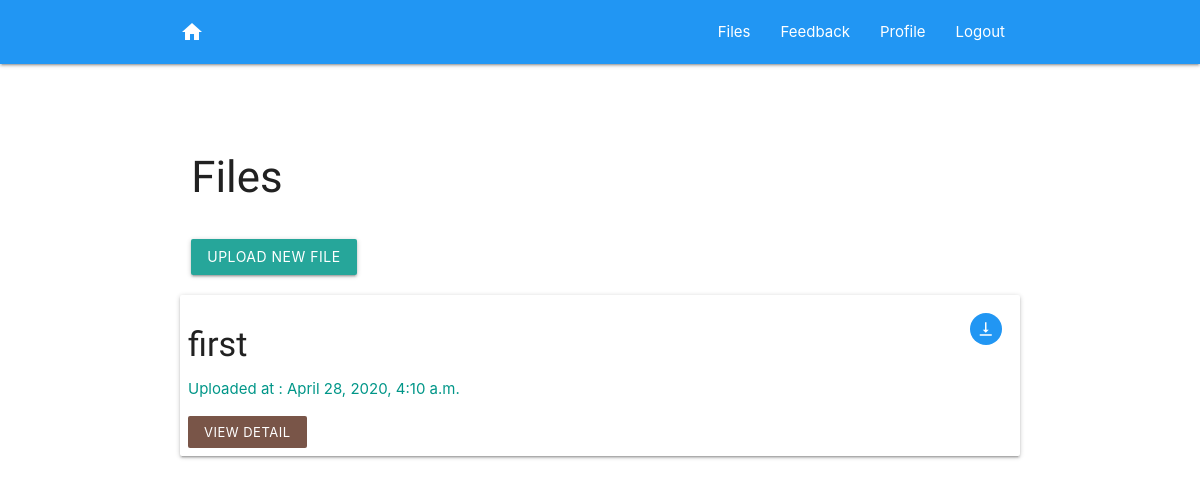
The page /files/ (signed in) on the database as committed earlier.
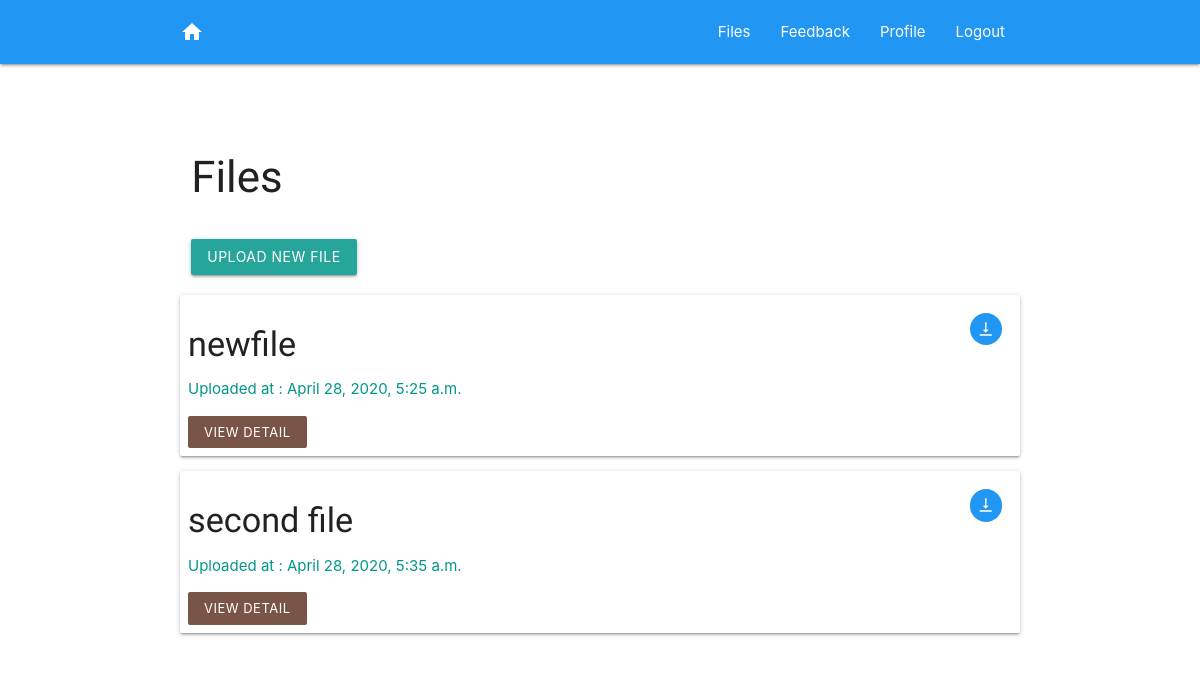
The same page on the database as committed later.
### encryptedfile/models.py (models this page shows, shortened)
class EncryptedFile(models.Model):
    user= models.ForeignKey(MyUser, on_delete=models.CASCADE)
    file_name=models.CharField(max_length=100)
    file_password = models.CharField(max_length=255)
    file_key = models.BinaryField(editable=False,max_length=255)
    file_url = models.FileField(upload_to=user_file_upload)
    created_at = models.DateTimeField(auto_now_add=True)

### encryptedfile/views.py (the view)
# urls.py: path('', views.FileListView.as_view(), name='file_list'),
class FileListView(LoginRequiredMixin,ListView):
    model = EncryptedFile
    template_name="encryptedfile/file_list.html"
    def get_queryset(self, *args, **kwargs):
        queryset = super().get_queryset()
        queryset = queryset.filter(user = self.request.user)
        return queryset

### encryptedfile/templates/encryptedfile/file_list.html (shortened to what this page needs)
{% extends 'base/base.html' %}
{% block content %}
    <section>
        {% include 'base/second_navbar.html' %}
        <div class="container mt-5">
            <div class="row">
                <div class="col">
                    <h3> Files </h3>
                </div>
            </div>
            <div class="row">
                <div class="col">
                    <a href="{% url 'add_file' %}" class="btn">upload new file</a>
                </div>
            </div>
            <div class="row">
                {% for encryptedfile in encryptedfile_list %}
                    <div class="col-lg-12 image-card">
                        <div class="row card">
                            <div class="col s6 " style="padding: 8px">
                                <h4>{{ encryptedfile.file_name }}</h4>
                                <p class="teal-text">Uploaded at : {{ encryptedfile.created_at }}</p>
                                <a href="{% url 'file_detail' pk=encryptedfile.id %}" class="btn btn-flat white-text btn-small brown">view detail</a>
                            </div>
                            <div class="col s6" style="padding: 18px">
                                <div class="right-align">
                                    <a data-id="{{ encryptedfile.id }}" id="dowload-btn" class="btn-floating btn-flat btn-small blue waves-effect waves-light ">
                                        <i class="material-icons">vertical_align_bottom</i></a>
                                </div>
                            </div>
                        </div>
                    </div>
                {% endfor %}
            </div>
        </div>
    </section>
{% endblock %}

### templates/base/base.html (shortened to what this page needs)
<!DOCTYPE html>
{% load static %}
<html>
<head>
	<link rel="stylesheet" href="https://cdnjs.cloudflare.com/ajax/libs/materialize/1.0.0/css/materialize.min.css">
	<link rel="stylesheet" href="{% static 'css/style.css' %}" type="text/css" media="screen" title="no title"
		charset="utf-8">
</head>
<body>
	{% block content %}
	{% endblock %}
</body>
</html>

### templates/base/second_navbar.html
<nav  >
    <div class="nav-wrapper blue">
      <div class="container">
        <a href="{% url 'home' %}" class="brand-logo">
          <i class="material-icons">home</i>
      </a>
      <ul id="nav-mobile" class="right z-depth-0 hide-on-med-and-down">
        <li><a  href="{% url 'file_list' %}">Files</a></li>
        <li><a  href="{% url 'register' %}">Feedback</a></li>
        <li><a  href="{% url 'register' %}">Profile</a></li>
        <li><a  href="{% url 'login' %}">Logout</a></li>
      </ul>
      </div>
    </div>
  </nav>

### static/css/style.css (style rules this page uses)
html { margin:0; padding:0; }
h1,h2,h3,h4,h5,h6 { font-family:'Teko'; }
.mt-5 { margin-top: 5%; }

Rows that differ between the two databases and show on the page:
removed EncryptedFile: file_name "first", created_at "April 28, 2020, 4:10 a.m."
added EncryptedFile: file_name "newfile", created_at "April 28, 2020, 5:25 a.m."
added EncryptedFile: file_name "second file", created_at "April 28, 2020, 5:35 a.m."
